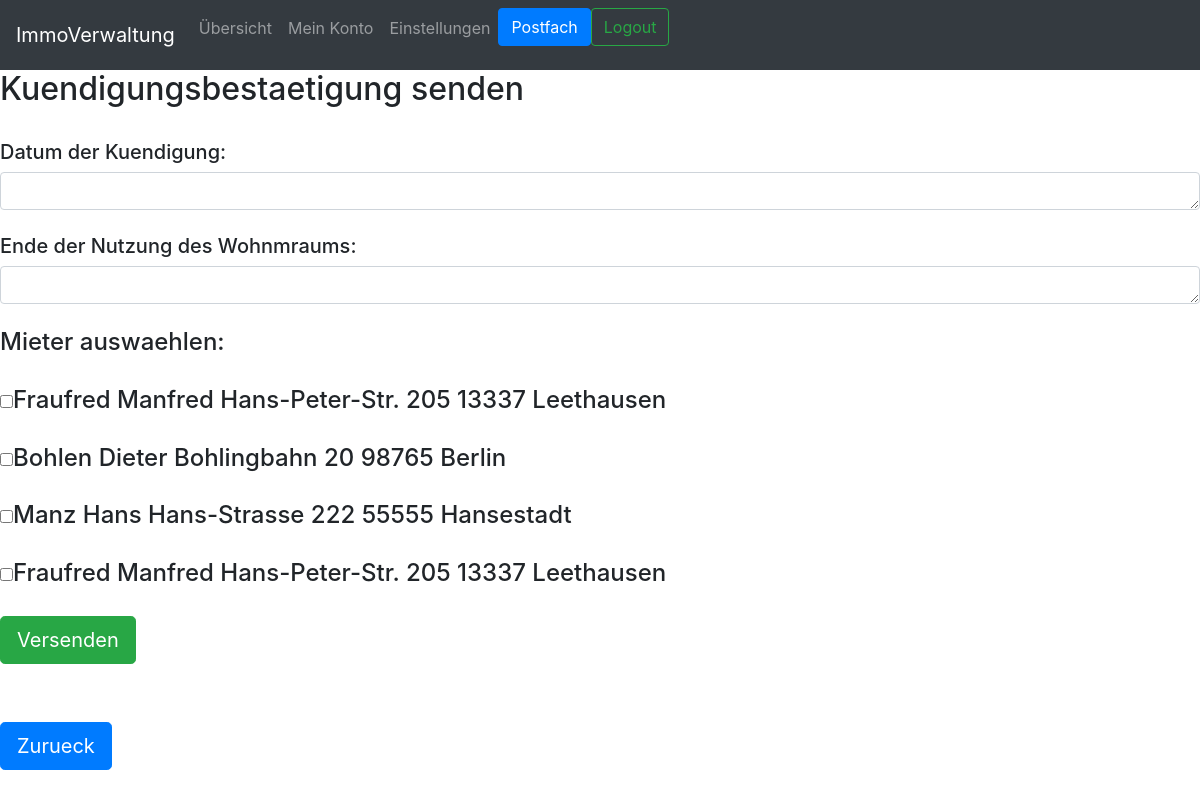
The page /Software/ImmoVerwaltung/kuendigung_bestaetigung.php (signed in) on the database its author committed.
### tables this page shows
CREATE TABLE `mietverhaeltnis` (
  `MietverhaeltnisID` int(11) NOT NULL,
  `VerwID` int(11) DEFAULT NULL,
  `Vermieter` int(11) NOT NULL,
  `Mieter` int(11) NOT NULL,
  `Beginn` date DEFAULT NULL,
  `Ende` date DEFAULT NULL,
  `ObjektID` int(11) NOT NULL
);

CREATE TABLE `benutzer` (
  `BenutzerID` int(11) NOT NULL,
  `Vorname` varchar(32) NOT NULL,
  `Name` varchar(32) NOT NULL,
  `Email` varchar(64) NOT NULL,
  `Passwort` varchar(45) NOT NULL,
  `Strasse` varchar(64) DEFAULT NULL,
  `Hausnr` varchar(6) DEFAULT NULL,
  `PLZ` varchar(6) DEFAULT NULL,
  `Ort` varchar(64) DEFAULT NULL
);

### Software/ImmoVerwaltung/kuendigung_bestaetigung.php (the view, shortened to what this page needs)
<?php
require "header.php";
require "includes/dbh.inc.php";
?>
<main>
	<?php
	if(isset($_SESSION['sessionid'])){
	    $sql = "SELECT *
                FROM benutzer
                JOIN mietverhaeltnis
                ON benutzer.BenutzerID = mietverhaeltnis.Mieter
                OR benutzer.BenutzerID = mietverhaeltnis.Vermieter
                ";
$result = $conn->query($sql);
echo '
		<h2>Kuendigungsbestaetigung senden<span class="badge badge-secondary"></span></h2>
        <br>
        <form action="includes/kuendigung_bestaetigung.inc.php" method="post" target="_blank">
        <h5>Datum der Kuendigung:</h5>
        <textarea class="form-control" rows="1" type="text" name="kuendigung"></textarea>
	    <br>
        <h5>Ende der Nutzung des Wohnmraums:</h5>
        <textarea class="form-control" rows="1" type="text" name="nutzungsende"></textarea>
		<br>
        <h4>Mieter auswaehlen:
        <br>
';
if(!empty($result)){
    while($row = $result->fetch_assoc()){
        echo '<br><input type="checkbox" name="empfaenger[]" value="'.$row['Name']," ", $row['Vorname'], " ", $row['Strasse'], " ", $row['Hausnr'], " ", $row['PLZ'], " ", $row['Ort'].'">'.$row['Name']," ", $row['Vorname'], " ", $row['Strasse'], " ", $row['Hausnr'], " ", $row['PLZ'], " ", $row['Ort'].'<br>
        ';
    }
}
echo '<br><button class="btn btn-success btn-lg" type="submit" name="kuendigung_bestaetigt_submit">Versenden</button>
        </form>
<br><br><br><a href="index.php"><button class="btn btn-primary btn-lg">Zurueck</button>
';
	}else {
	    echo'';
	}
	?>
	</main>

### Software/ImmoVerwaltung/header.php (shortened to what this page needs)
<html>
	<head>
	<link href="css/bootstrap.min.css" rel="stylesheet">
	</head>
	<body>
			<nav class="navbar navbar-expand-md navbar-dark bg-dark ">
			  <a class="navbar-brand" href="baumstruktur.php">ImmoVerwaltung</a>
 			   <div class="collapse navbar-collapse" id="collapsibleNavbar">
				<ul class="navbar-nav ">
					<li class="nav-item"><a href="index.php" class="nav-link">Übersicht</a></li>
					<li class="nav-item"><a href="#" class="nav-link">Mein Konto</a></li>
					<li class="nav-item"><a href="#" class="nav-link">Einstellungen</a></li>
					<?php
					if(isset($_SESSION['sessionid'])){
					    echo '
                            <li class="nav-item"><a class="btn btn-primary" href="postfach.php" role="button">Postfach</a>
                                <span class="badge"></span>
                            </button></li>
					<li class="nav-item">
						<form class="form-inline" action="includes/logout.inc.php" method="post">
							<button class="btn btn-outline-success my-2 my-sm-0" type="submit" name="logout-submit">Logout</button>
						</form>
					</li>';
					}
					?>
				</ul>
				</div>
			</nav>
</body>
</html>

### rows shown on the page
mietverhaeltnis: Vermieter.Name "Fraufred", Vermieter.Vorname "Manfred", Vermieter.Strasse "Hans-Peter-Str.", Vermieter.Hausnr "205", Vermieter.PLZ "13337", Vermieter.Ort "Leethausen", Mieter.Name "Bohlen", Mieter.Vorname "Dieter", Mieter.Strasse "Bohlingbahn", Mieter.Hausnr "20", Mieter.PLZ "98765", Mieter.Ort "Berlin"
mietverhaeltnis: Mieter.Name "Manz", Mieter.Vorname "Hans", Mieter.Strasse "Hans-Strasse", Mieter.Hausnr "222", Mieter.PLZ "55555", Mieter.Ort "Hansestadt", Vermieter.Name "Fraufred", Vermieter.Vorname "Manfred", Vermieter.Strasse "Hans-Peter-Str.", Vermieter.Hausnr "205", Vermieter.PLZ "13337", Vermieter.Ort "Leethausen"
